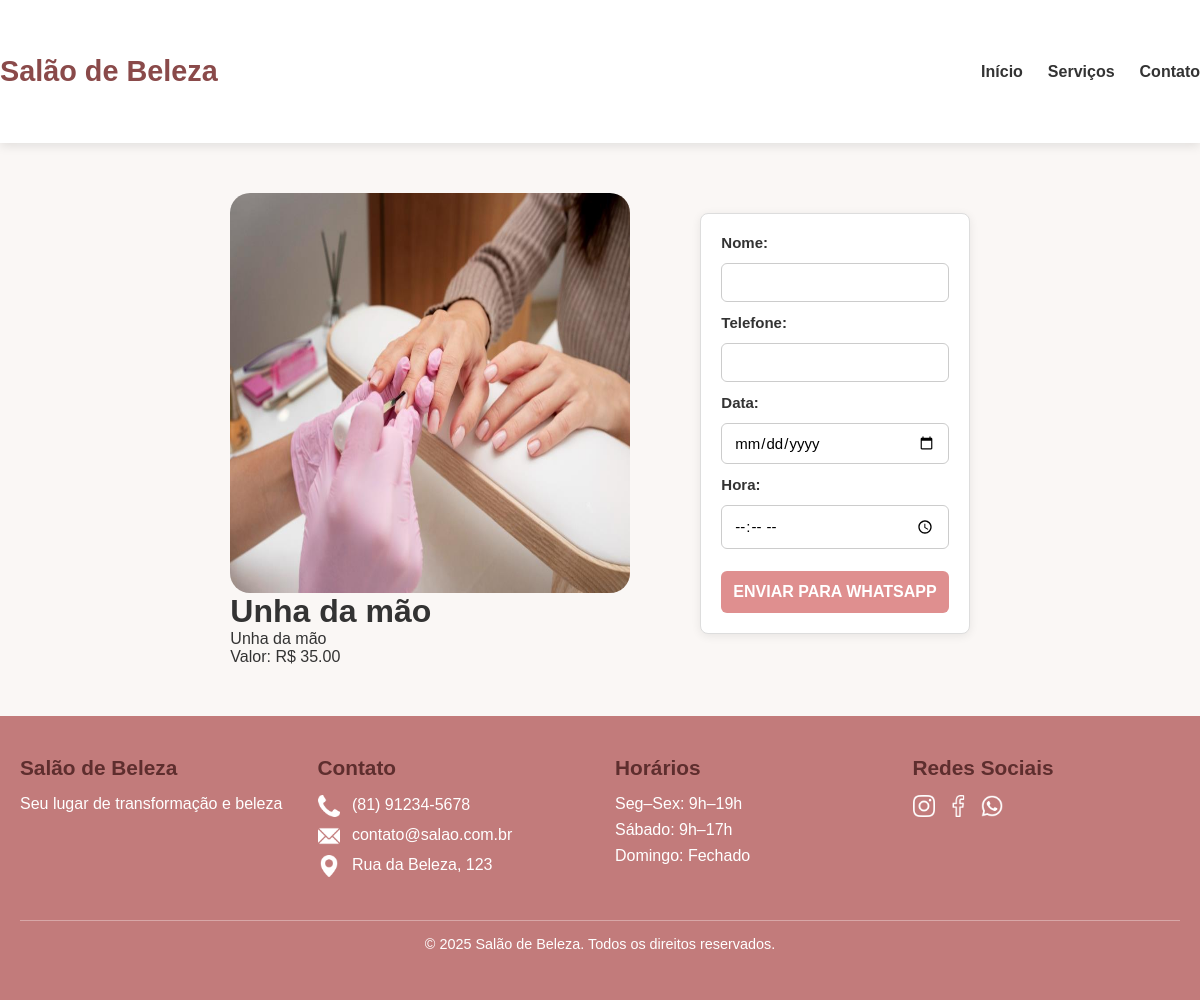
The app's page /agendar/3/ with its own data.
### core/models.py (models this page shows, shortened)
class Produto(models.Model):
    nome = models.CharField(max_length=100)
    descricao = models.TextField()
    imagem = models.ImageField(upload_to='produtos/')
    preco = models.DecimalField(max_digits=8, decimal_places=2, null=True, blank=True)

### core/views.py (the view, shortened to what this page needs)
# urls.py: path('agendar/<int:id>/', views.agendar, name="agendar"),
def agendar(request, id):
    produto = get_object_or_404(Produto, id=id)
    return render(request, "agendar.html", {"produto": produto})

### core/templates/agendar.html (shortened to what this page needs)
{% load static %}
<!DOCTYPE html>
<html lang="en">
  <head>
    <link rel="stylesheet" href="{% static 'core/produto.css' %}">
  </head>
  <body>
    <header class="header">
      <div class="container">
        <div class="logo">
          <h1>Salão de Beleza</h1>
        </div>
        <nav class="nav">
          <ul>
            <li><a href="{% url 'home' %}#home">Início</a></li>
            <li><a href="{% url 'home' %}#servicos">Serviços</a></li>
            <li><a href="#contato">Contato</a></li>
          </ul>
        </nav>
      </div>
    </header>
     <div class="produto-container">
      <div class="produto-imagem">
        <img src="{{ produto.imagem.url }}" alt="{{ produto.nome }}">
        <h1>{{ produto.nome }}</h1>
        <p class="produto-descricao">{{ produto.descricao }}</p>
        <p class="produto-valor">Valor: R$ {{ produto.preco }}</p>
      </div>
        <form method="POST" class="form-agendar">
          <label>Nome:</label>
          <input type="text" name="nome" required />
          <label>Telefone:</label>
          <input type="text" name="telefone" required />
          <label>Data:</label>
          <input type="date" name="data" required />
          <label>Hora:</label>
          <input type="time" name="hora" required />
          <button type="submit" class="btn-agendar">
            Enviar para WhatsApp
          </button>
        </form>
      </div>
    <footer class="footer" id="contato">
      <div class="footer-grid">
        <div>
          <h4>Salão de Beleza</h4>
          <p>Seu lugar de transformação e beleza</p>
        </div>
        <div>
          <h4>Contato</h4>
          <p>
            <img src="{% static 'img/telefone.png' %}" class="icon-img" alt="Telefone">
            (81) 91234-5678
          </p>
          <p>
            <img src="{% static 'img/email.png' %}" class="icon-img" alt="E-mail">
            contato@salao.com.br
          </p>
          <p>
            <img src="{% static 'img/localizacao.png' %}" class="icon-img" alt="Endereço">
            Rua da Beleza, 123
          </p>
        </div>
        <div>
          <h4>Horários</h4>
          <p>Seg–Sex: 9h–19h</p>
          <p>Sábado: 9h–17h</p>
          <p>Domingo: Fechado</p>
        </div>
        <div>
          <h4>Redes Sociais</h4>
          <a href="#" class="social-icon">
            <img src="{% static 'img/instagram.png' %}" class="icon-img" alt="Instagram">
          </a>
          <a href="#" class="social-icon">
            <img src="{% static 'img/facebook.png' %}" class="icon-img" alt="Facebook">
          </a>
          <a href="#" class="social-icon">
            <img src="{% static 'img/whatsapp.png' %}" class="icon-img" alt="WhatsApp">
          </a>
        </div>
      </div>
      <p class="footer-bottom">
        &copy; 2025 Salão de Beleza. Todos os direitos reservados.
      </p>
    </footer>
  </body>
</html>

### core/static/core/produto.css (style rules this page uses)
* { margin: 0; padding: 0; box-sizing: border-box; font-family: Arial, Helvetica, sans-serif; }
body { background-color: #faf7f5; color: #333; }
.header { background: #ffffff; box-shadow: 0px 3px 10px rgba(0,0,0,0.1); padding: 55px 0; }
.header .container { max-width: 1200px; margin: auto; display: flex; justify-content: space-between; align-items: center; }
.logo h1 { font-size: 1.8rem; color: #8a4a4a; }
.nav ul { display: flex; gap: 25px; list-style: none; }
.nav ul li a { text-decoration: none; font-weight: bold; font-size: 1rem; color: #333; transition: 0.2s; }
.produto-container { display: flex; justify-content: center; gap: 70px; margin: 50px auto; }
.produto-imagem img { width: 400px; border-radius: 20px; display: block; height: 400px; }
.footer { background: #c27b7b; color: #fff; padding: 40px 20px; margin-top: 50px; }
.footer h4 { color: #5e2e2e; font-size: 1.3rem; margin-bottom: 15px; }
.footer-grid { max-width: 1200px; margin: auto; display: grid; grid-template-columns: repeat(4, 1fr); gap: 30px; }
.footer p { margin-bottom: 8px; }
.footer a { text-decoration: none !important; }
.footer .icon-img { width: 22px; height: 22px; margin-right: 8px; vertical-align: middle; filter: brightness(0) invert(1); }
.social-icon img { width: 32px; margin-right: 10px; }
.footer-bottom { margin-top: 35px; text-align: center; border-top: 1px solid #ffffff55; padding-top: 15px; font-size: 0.9rem; }
.form-agendar { display: flex; flex-direction: column; gap: 12px; margin-top: 20px; padding: 20px; background: #ffffff; border-radius: 8px; border: 1px solid #ddd; box-shadow: 0 2px 10px rgba(0, 0, 0, 0.08); height: 100%; }
.form-agendar label { font-size: 15px; font-weight: 600; color: #333; }
.form-agendar input[type="text"], .form-agendar input[type="date"], .form-agendar input[type="time"] { width: 100%; padding: 10px 12px; font-size: 15px; border: 1px solid #ccc; border-radius: 6px; outline: none; transition: 0.2s; }
.btn-agendar { margin-top: 10px; background: #df8f8f; color: white; font-size: 16px; padding: 12px; border: none; border-radius: 6px; cursor: pointer; transition: 0.2s; text-transform: uppercase; font-weight: bold; }

### records on screen
Produto: imagem (picture), nome "Unha da mão", descricao "Unha da mão", preco "35.00"
